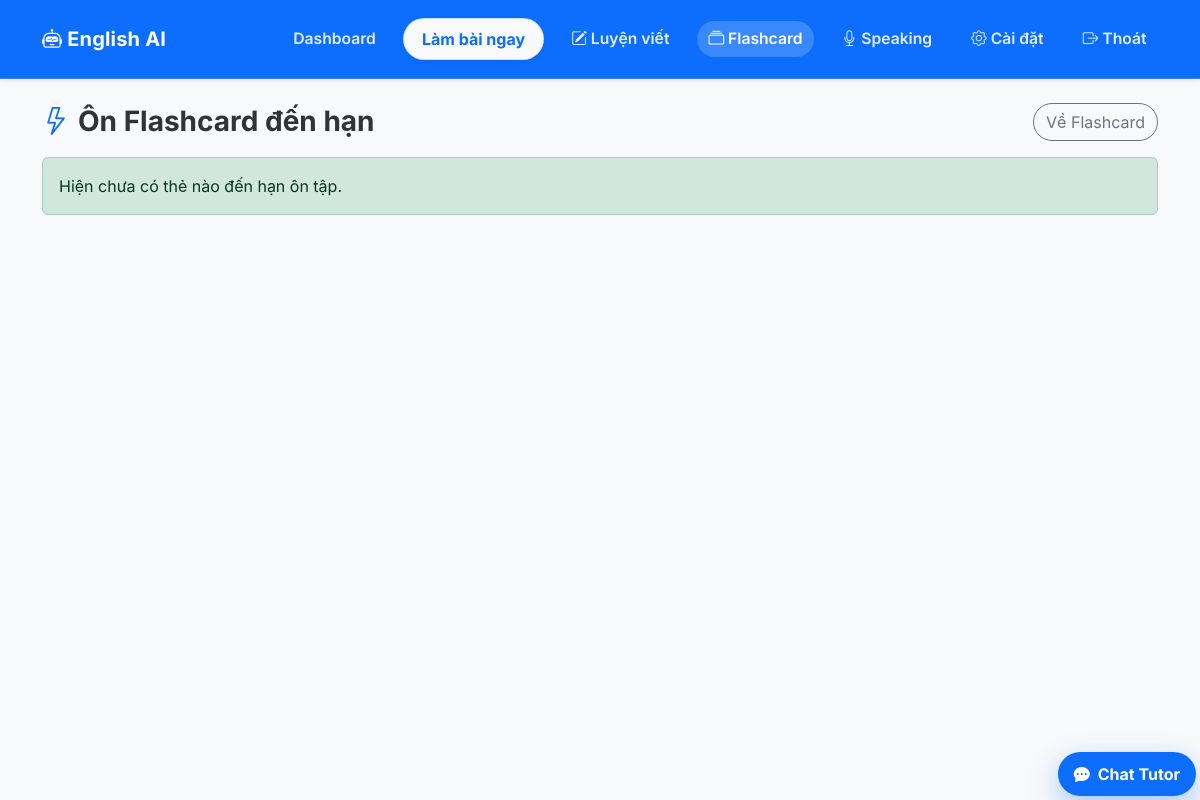
/flashcards/review?set_id=2 (signed in), run on an earlier commit of the app's database.
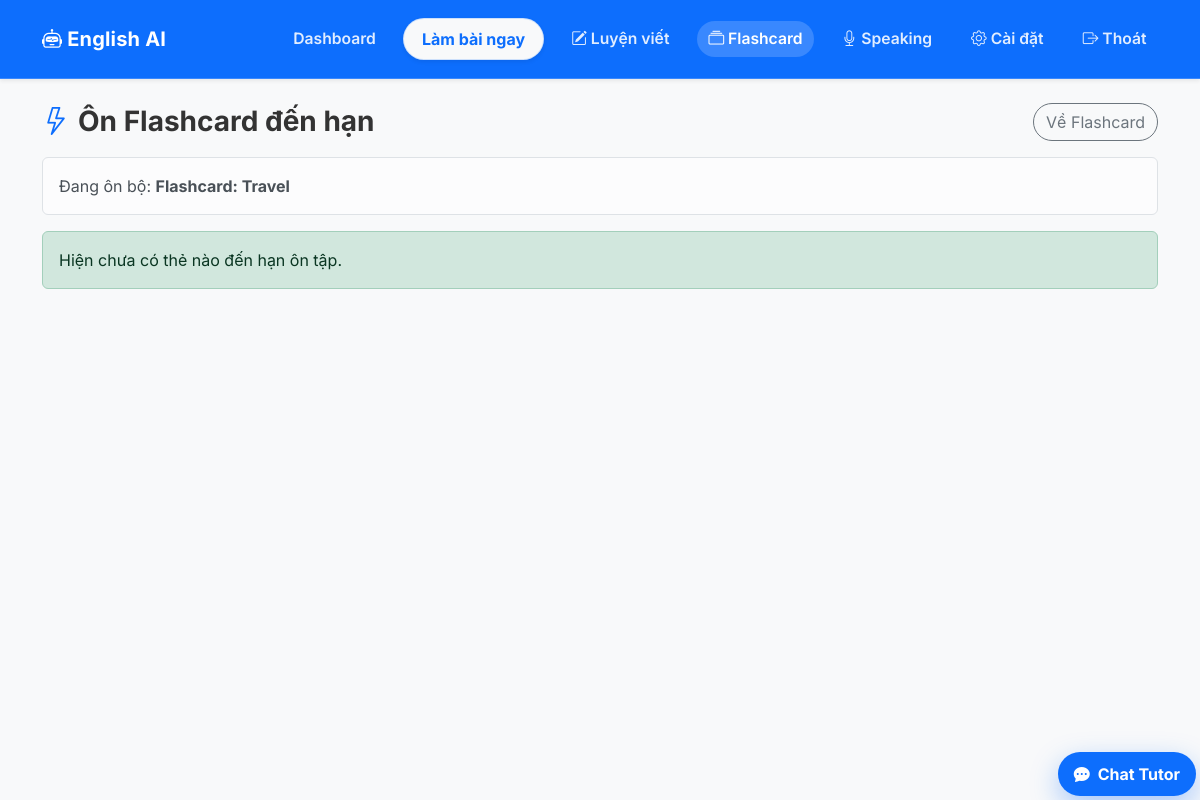
And on a later commit of the database.
### app/models.py (models this page shows)
class FlashcardSet(db.Model):
    __tablename__ = 'flashcard_sets'
    id: Mapped[int] = mapped_column(primary_key=True)
    user_id: Mapped[int] = mapped_column(ForeignKey('users.id'), index=True)
    title: Mapped[str] = mapped_column(String(255))
    source_topic: Mapped[Optional[str]] = mapped_column(String(255))
    created_at: Mapped[datetime] = mapped_column(DateTime, default=lambda: datetime.now(timezone.utc))
    user: Mapped["User"] = relationship("User", back_populates="flashcard_sets")
    cards: Mapped[list["Flashcard"]] = relationship("Flashcard", back_populates="card_set")

### app/routes/flashcards.py (the view)
@flashcards_bp.route('/review', methods=['GET'])
@login_required
def review():
    set_id = request.args.get('set_id', type=int)
    now = datetime.utcnow()
    query = db.select(Flashcard).where(
        Flashcard.user_id == current_user.id,
        Flashcard.next_review_date <= now,
    )
    if set_id:
        query = query.where(Flashcard.set_id == set_id)
    due_cards = db.session.execute(
        query.order_by(Flashcard.next_review_date.asc()).limit(30)
    ).scalars().all()
    selected_set = None
    if set_id:
        selected_set = db.session.scalar(
            db.select(FlashcardSet).where(
                FlashcardSet.id == set_id,
                FlashcardSet.user_id == current_user.id,
            )
        )
    return render_template(
        'flashcard_review.html',
        due_cards=due_cards,
        selected_set=selected_set,
        set_id=set_id,
    )

### app/models.py (called while the page is built)
@login.user_loader
def load_user(id: str):
    return db.session.get(User, int(id))

### app/templates/flashcard_review.html
{% extends 'base.html' %}
{% block content %}
<div class="row mt-4">
    <div class="col-12">
        <div class="d-flex justify-content-between align-items-center mb-3">
            <h3 class="fw-bold mb-0"><i class="bi bi-lightning text-primary me-2"></i>Ôn Flashcard đến hạn</h3>
            <div class="d-flex gap-2">
                <a href="{{ url_for('flashcards.index') }}" class="btn btn-outline-secondary rounded-pill">Về Flashcard</a>
            </div>
        </div>
        {% if selected_set %}
        <div class="alert alert-light border">Đang ôn bộ: <strong>{{ selected_set.title }}</strong></div>
        {% endif %}
        {% for card in due_cards %}
        <div class="card border-0 shadow-sm rounded-4 mb-3">
            <div class="card-body p-4">
                <div class="d-flex justify-content-between align-items-start mb-2">
                    <h4 class="fw-bold mb-0">{{ card.term }}</h4>
                    <span class="badge text-bg-light border">Lần ôn: {{ card.review_count }}</span>
                </div>
                <p class="mb-2"><strong>Nghĩa:</strong> {{ card.definition }}</p>
                {% if card.example_sentence %}
                <p class="mb-2"><strong>Ví dụ:</strong> {{ card.example_sentence }}</p>
                {% endif %}
                {% if card.pronunciation_hint %}
                <p class="mb-2"><strong>Phát âm:</strong> {{ card.pronunciation_hint }}</p>
                {% endif %}
                {% if card.image_hint %}
                <p class="mb-3"><strong>Gợi ý hình ảnh:</strong> {{ card.image_hint }}</p>
                {% endif %}
                <div class="d-flex flex-wrap gap-2">
                    <form method="post" action="{{ url_for('flashcards.submit_review') }}">
                        <input type="hidden" name="card_id" value="{{ card.id }}">
                        <input type="hidden" name="set_id" value="{{ set_id or '' }}">
                        <input type="hidden" name="quality" value="1">
                        <button type="submit" class="btn btn-outline-danger rounded-pill">Quên rồi</button>
                    </form>
                    <form method="post" action="{{ url_for('flashcards.submit_review') }}">
                        <input type="hidden" name="card_id" value="{{ card.id }}">
                        <input type="hidden" name="set_id" value="{{ set_id or '' }}">
                        <input type="hidden" name="quality" value="3">
                        <button type="submit" class="btn btn-outline-warning rounded-pill">Khó nhớ</button>
                    </form>
                    <form method="post" action="{{ url_for('flashcards.submit_review') }}">
                        <input type="hidden" name="card_id" value="{{ card.id }}">
                        <input type="hidden" name="set_id" value="{{ set_id or '' }}">
                        <input type="hidden" name="quality" value="4">
                        <button type="submit" class="btn btn-outline-primary rounded-pill">Nhớ tốt</button>
                    </form>
                    <form method="post" action="{{ url_for('flashcards.submit_review') }}">
                        <input type="hidden" name="card_id" value="{{ card.id }}">
                        <input type="hidden" name="set_id" value="{{ set_id or '' }}">
                        <input type="hidden" name="quality" value="5">
                        <button type="submit" class="btn btn-success rounded-pill">Rất dễ</button>
                    </form>
                </div>
            </div>
        </div>
        {% else %}
        <div class="alert alert-success">Hiện chưa có thẻ nào đến hạn ôn tập.</div>
        {% endfor %}
    </div>
</div>
{% endblock %}

What changed in the data, as far as the page shows it:
added FlashcardSet: title "Flashcard: Travel"
Also different on the page:
text now shown: "Đang ôn bộ:"
